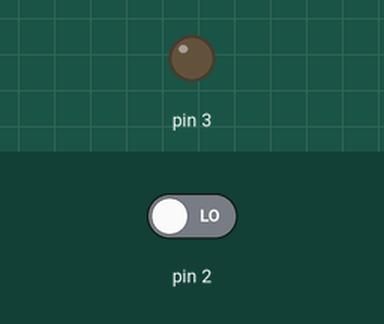
Recording of a sketch running on a simulated Arduino Uno, built with avr-gcc and run on an emulated ATmega328P. Parts: output pins drawn as LEDs (lit = HIGH). Inputs (shaded band) come from the test bench; at power-on: pin 2 LOW.

Above: at 1.2 s.
1.3 s: pin 2 driven HIGH
At 2.2 s:
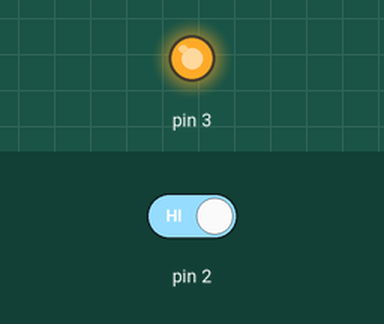
Timing chart, 0 to 4.3 s (numbered marks = the images above; inputs shaded):
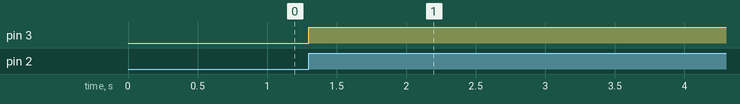

The sketch:

LEDUsingButton.ino
```cpp
int stateNow = 0;

int stateBefore = 0;

int i = 0;

int j = 0;

void setup() {

pinMode (2, INPUT);

pinMode (3, OUTPUT);

}

void loop() {

stateNow = digitalRead(2);

if (stateNow != stateBefore) {

if (stateNow==HIGH and i==0) {

digitalWrite (3, HIGH);

j=1;

}

else if (stateNow==LOW and j==1) {

i=1;

}

else if (stateNow==HIGH and i==1) {

digitalWrite (3, LOW);

j=0;

}

else if (stateNow==LOW and j==0) {

i=0;

}

}

stateBefore=stateNow;

}
```

Measured:
- after the input at 1.3 s, pin 3: LOW → HIGH at once
